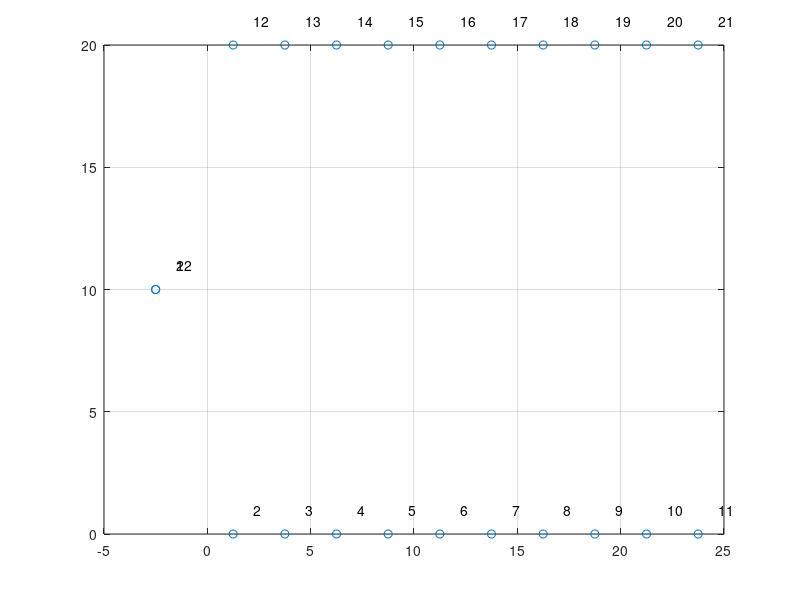

This figure's MATLAB source: (Note: this script raises an error after producing the figure.)
% function [XY,DMAT_old]=a3()
% assignment #3
% clc
% function [XY,DMAT_old]=a3()
% assignment #3
% clc
% clear all
% clf 
%initilizations
clear;figure(1); clf; hold on; axis equal;
W=2.5;                           % implementation width(m)
RL=20;                           % Length of field row (m)
N=10;                            % number of rows
X=zeros(1,22);Y=zeros(1,22);     % vector for x and y co-ordinates of the field

L = 3;
gamma_max = deg2rad(60);
R = (L/tan(gamma_max)) + W/2   ;  

X(1,2)=W/2;                      % X2 is W/2 away from the axis(0,0)
X(1,N+2)=W/2;
for i=2:N                        % since each co-ordinate is W away ||
    X(1,i+1)=X(1,i)+W;           % south x co-ordinates
    X(1,N+i+1)=X(1,N+i)+W;       % northern x co-ordinates
end

Y(1,2)=0;                        % X2 is W/2 away from the axis(0,0)
Y(1,N+2)=RL;

for i=2:N                        %since each co-ordinate is W away
    Y(1,i)=0;                    % south y co-ordinates
    Y(1,N+i+1)=RL;                 % northern y co-ordinates
end
% Y(1,21)=20;
X(1,1)=-W;                       % start node x' co-ordinate
X(1,2*N+2)=X(1,1);               % end node   x' co-ordinate

Y(1,1)=RL/2;                     % start node y' co-ordinate
Y(1,2*N+2)=Y(1,1);               % end node   y' co-ordinate

% to check the field visually
clf
plot(X,Y,'o')                  
grid on
x=1;
for i=1:22
    X_1(1,i)=X(1,i)+x;
    Y_1(1,i)=Y(1,i)+x;
end
for i=1:length(X)
  text(X_1(i),Y_1(i),num2str(i))
  hold on
end

DMAT_old=zeros(2*N+2,2*N+2);        %cost matrix %huge*ones(same matrix )
huge=10^10;                       % infinite value for the cost
small=-1;                        % zero value for the cost

%non turning costs
for i=2:2*N+1
 for j=N+2:2*N+1
    if (j-i)==N                 %both nodes are in same row 
        DMAT_old(i,j)=small;
        DMAT_old(j,i)=small;
    else                        % i and j are not of the same row  
        DMAT_old(i,j)=huge;
        DMAT_old(j,i)=huge;
    end 
 end 
end 

% pi and omega manuvers
% turning costs 
for i=2:N
    for j=i+1:N+1
        
        d=abs(i-j);              %calculate the distance 
        f=d*W;                   
        if f>=2*R             % if f is greater than the min then 
            cost=d*W+(pi-2)*R;             % pi turn
        else
            expo=(1-(((2*R+d*W)^2)/8*(R^2)));
            cost=3*pi*R-2*R*acos(expo);        % else omega turn 
        end
        DMAT_old(i,j)=cost;
        DMAT_old(j,i)=cost;
        DMAT_old(i+N,j+N)=cost;
        DMAT_old(j+N,i+N)=cost;
    end
end
% special cases 
% 1. costs from the start node and end node to other nodes
%    - we use manhattan distance

start_tnode=[X(1,1),Y(1,1)];      % start node co-ordinates 
% end_node=[X(1,22),Y(1,22)];      % end node co-ordinates 

for i=2:N+1
    
    m_dist_s=abs(start_tnode(1)-X(1,i))+abs(start_tnode(2)-Y(1,i));      % cost calculation for south nodes
    DMAT_old(1,i)=m_dist_s;                                                  % costs from start nodes to other nodes
    DMAT_old(i,1)=m_dist_s;                                                  % costs from  other nodes to start nodes
    DMAT_old(22,i)=m_dist_s;                                                 % costs from nodes to end node
    DMAT_old(i,22)=m_dist_s;                                                 % cost from other nodes to end node
    
    m_dist_n=abs(start_tnode(1)-X(1,N+i))+abs(start_tnode(2)-Y(1,N+i));  % cost calculation for northern nodes
    DMAT_old(1,N+i)=m_dist_n;                                                % costs from start nodes to other nodes
    DMAT_old(22,i+N)=m_dist_n;                                                 % costs from end node to other nodes
    DMAT_old(N+i,1)=m_dist_n;                                               % costs from other nodes to start nodes
    DMAT_old(N+i,22)=m_dist_n;                                                 % costs from nodes to end node
end 

% 2. Cost from start to end node and v/v
DMAT_old(1,22)=huge;
DMAT_old(22,1)=huge;

%3. from a one 'node' to the same 'node'
for i=1:2*N+2
    for i=1:2*N+2
        DMAT_old(i,i)=huge;
    end 
end

global XY 
XY = [X' Y'];
dmat=DMAT_old;
% global DMAT;
t = cputime;  
resultStruct = tspof_ga('xy', XY , 'DMAT', dmat, 'SHOWRESULT',false, 'SHOWWAITBAR', false, 'SHOWPROG', false); 
E = cputime-t; %print time required to compute it.   
route = [1 resultStruct.optRoute 2*N+2]; % extract node sequence   
display(route)
mini_dist=resultStruct.minDist;  %print computed minimum distance
display(mini_dist)

s=route;
for i=1:21
    co(i,1)=XY(i,1)';
    co(i,2)=XY(i,2)';
end

N=10;
R=3;
W=2.5;
pts=25;
j=0;
direction=0;
n=length(s);

rw = 0.5; L = 2.5;
gamma_max = pi/4; gamma_min = -gamma_max; 
vmax = 1; v = vmax; vmin = 0;
tau_gamma = 0.001; tau_v= 0.001; 
global dT;
global DT;
dT = 0.001; DT = 0.01; T = 25.0;

pos = [XY(1,1) XY(1,2) 0];
gamma = 0;

current_pos = [pos(1) pos(2) pos(3) gamma v];
u = [gamma v];
umin = [gamma_min vmin];
umax = [gamma_max vmax];

delta1=0; delta2=0; slip=0;

Qmin = [-Inf -Inf -Inf gamma_min -Inf];
Qmax = [Inf Inf Inf gamma_max Inf];

Ld = 3;
count = 1;

for i=1:n-1
    p=s(i);
    q=s(i+1);
    start_p=XY(p,:);
    end_p=XY(q,:);
    
    if i == 1 || i == n-1
        path = manhattan_path(start_p, end_p);
        
    elseif abs(p-q)==N      % its a straight line
%         start_p=XY(p,:);
%         end_p=XY(q,:);
        path=Line_way_p_gen(start_p,end_p,pts);
    else                        % its a headland manuver
        % to identify the direction of the current turn
        
        if p<=11 && q>=2
            if p>q
                direction='southwest';
            elseif p<q
                direction='southeast';
            end
        elseif p>=12 && q<=21
            if p<q
                direction='northeast';
            elseif p>q
                direction='northwest';
            end
        end
        
%         d=abs(s(i)-s(i+1));
%         dist_n=d*W;

        dist_n = abs(start_p(1) - end_p(1));
        
        if dist_n>=2*R      % if f is greater than the min then pi turns
            path= pi_turn(R, dist_n,start_p, direction);
        else                % else omega turn
            path= omega_turn(R, dist_n,start_p, direction);
             
        end
    end
    z=length(path);
    for k=1:z
        D(j+k,1)=path(k,1);
        D(j+k,2)=path(k,2);
    end
    j=j+k;
    path_exp=D;
    
    complete = 0;
    while complete == 0
        [gamma, complete] = purePursuitController(current_pos, L, Ld, path);
        u = [gamma v];
        current_pos_next = robot_bike_dyn(current_pos, u, umin, umax, Qmin, Qmax, L, tau_gamma, tau_v, delta1, delta2, slip);   

        robot_tracker(count,1:2) = current_pos(1:2);
        count = count + 1;
        current_pos = current_pos_next;
    end
    
    scatter(path_exp(:,1),path_exp(:,2));
   
end

build_tractor();

robot_start = [pos(1) pos(2) pos(3)];
tr = create_transform_matrix(robot_start);
plot_tractor(tr, 'g');

plot(robot_tracker(1:end,1)', robot_tracker(1:end,2)', 'k')
robot_end = [current_pos(1) current_pos(2) current_pos(3)];
tr = create_transform_matrix(robot_end);
plot_tractor(tr, 'r');

